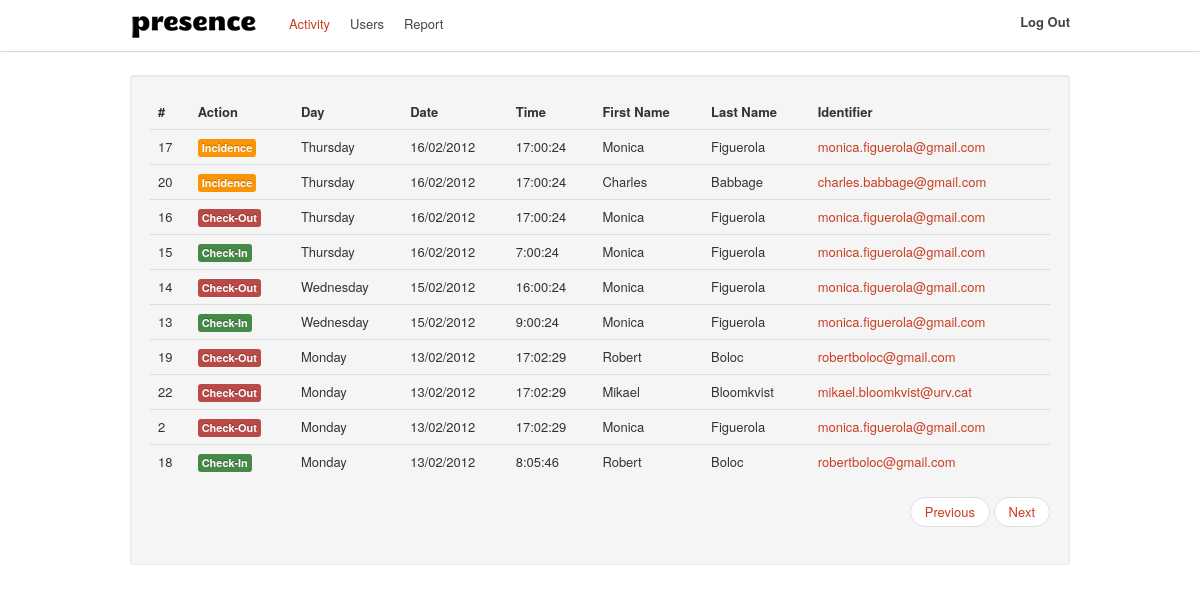
/admin/activity/ (signed in), run on the app's committed database.
### tables this page shows
CREATE TABLE IF NOT EXISTS `presence_activity` (
  `id` int(11) NOT NULL AUTO_INCREMENT,
  `userid` varchar(250) NOT NULL,
  `action` varchar(50) NOT NULL,
  `timestamp` int(15) NOT NULL,
  `computed` tinyint(1) NOT NULL DEFAULT '0',
  PRIMARY KEY (`id`)
);

CREATE TABLE IF NOT EXISTS `presence_users` (
  `id` int(11) NOT NULL AUTO_INCREMENT,
  `identifier` varchar(150) NOT NULL,
  `password` varchar(50) NOT NULL,
  `role` varchar(20) NOT NULL,
  `firstname` varchar(200) NOT NULL,
  `lastname` varchar(300) NOT NULL,
  `position` varchar(200) NOT NULL,
  `UUID` varchar(36) NOT NULL,
  `mac` char(17) NOT NULL,
  PRIMARY KEY (`id`)
);

### app/controller.class.php (called while the page is built)
<?php
class Controller {
    protected function check_role($role) {
        return (!empty($_SESSION['role']) && $_SESSION['role'] == $role);
    }
}

### public/index.php (called while the page is built, shortened)
<?php
require_once (ROOT . '/config/config.php');
$url = isset($_GET['url']) ? $_GET['url'] : null;
$role = isset($_SESSION['role']) ? $_SESSION['role'] : null;
if ($url == null && $role == null) {
    $controller = "AuthController";
    $action = "asklogin";
    $url_params = array();
} else if ($url == null && isset($role)) {
    $controller = ucfirst($role) . 'Controller';
    $action = 'activity';
    $url_params = array();
} else {
    $url_params = explode('/', $url);
    $controller = ucfirst(array_shift($url_params));
    $action = $url_params[0] == null ? 'activity' : array_shift($url_params);
}
isset($url_params[1])
    ? $extra_action = $url_params[1]
    : $extra_action = null;
$extra_params = $_POST;
new $controller($action, array_merge($url_params, $extra_params), $extra_action);

### config/config.php (called while the page is built, shortened)
<?php
$CONFIG = new stdClass();
$CONFIG->wwwroot = 'https://localhost/presence-manager';
$CONFIG->dbhost = 'localhost';
$CONFIG->dbname = 'presence';
$CONFIG->dbuser = 'root';
$CONFIG->dbpassword = 'doremi';

### lang/en.php (called while the page is built, shortened)
<?php
$STRINGS = null;
$STRINGS['brand'] = 'Presence';
$STRINGS['login'] = 'Login';
$STRINGS['help'] = 'Help';
$STRINGS['activity'] = 'Activity';
$STRINGS['users'] = 'Users';
$STRINGS['report'] = 'Report';
$STRINGS['user'] = 'User';
$STRINGS['logout'] = 'Log Out';
$STRINGS['home'] = 'Home';
$STRINGS['404'] = '404';
$STRINGS['details'] = 'Details';
$STRINGS['summary'] = 'Summary';
$STRINGS['account'] = 'Account';
$STRINGS['starttime'] = 'Start Time';
$STRINGS['startdate'] = 'Start Date';
$STRINGS['endtime'] = 'End Time';
$STRINGS['enddate'] = 'End Date';
$STRINGS['action'] = 'Action';
$STRINGS['time'] = 'Time';
$STRINGS['date'] = 'Date';
$STRINGS['firstname'] = 'First Name';
$STRINGS['lastname'] = 'Last Name';
$STRINGS['issued'] = 'Issued';
$STRINGS['period'] = 'Period';
$STRINGS['intervals'] = 'Intervals';
$STRINGS['interval'] = 'Interval';
$STRINGS['incidences'] = 'Incidences';
$STRINGS['total'] = 'Total';
$STRINGS['password'] = 'Password';
$STRINGS['position'] = 'Position';
$STRINGS['role'] = 'Role';
$STRINGS['update'] = 'Update';
$STRINGS['week'] = 'Week';
$STRINGS['month'] = 'Month';
$STRINGS['year'] = 'Year';
$STRINGS['type'] = 'Type';
$STRINGS['message'] = 'Message';
$STRINGS['previous'] = 'Previous';
$STRINGS['next'] = 'Next';
$STRINGS['day'] = 'Day';
$STRINGS['identifier'] = 'Identifier';
$STRINGS['user:update:success'] = 'User details updated successfully!';
$STRINGS['user:update:failed'] = 'User details update falied!';
$STRINGS['user:delete:success'] = 'User deleted successfully!';
$STRINGS['user:delete:failed'] = 'User deleition falied!';
$STRINGS['user:create:success'] = 'The new user has been created!';
$STRINGS['user:create:failed'] = 'Error creating new user!';
$STRINGS['user:create:duplicate'] = 'This user already exists!';
$STRINGS['admin:no:activities'] = 'No more activity!';
$STRINGS['add:user'] = 'Add User';
$STRINGS['create:user'] = 'Create User';
$STRINGS['build:report'] = 'Build Report';
$STRINGS['event:success'] = 'Success!';
$STRINGS['event:error'] = 'Error!';
$STRINGS['event:checkin'] = 'Check-In';
$STRINGS['event:checkout'] = 'Check-Out';
$STRINGS['event:incidence'] = 'Incidence';
$STRINGS['event:noactivity'] = 'No Activity!';
$STRINGS['event:noactivity:message'] = 'No more user activity';

### app/model.class.php (called while the page is built, shortened)
<?php
abstract class Model{
    protected static function table(){
        $prefix = 'presence_';
        $caller = get_called_class();
        $class = lcfirst(substr($caller, 0, -5));
        return $prefix.self::pluralise($class);
    }
    public static function pages(){
        $sql = "SELECT COUNT(*) as count
                FROM ".self::table();
        $total = DB::getRecord($sql,array());
        ($total->count % 10) > 0 ? $rest = 1 : $rest = 0;
        return (int)(($total->count - ($total->count % 10)) / 10) + $rest;
    }
    private static function pluralise($word){
        $exceptions = array();
        $exceptions['activity'] = 'activity';
        empty($exceptions[$word])
            ? $plural = $word.'s'
            : $plural = $exceptions[$word];
        return $plural;
    }
}

### lib/DB.php (called while the page is built, shortened)
<?php
class DB {
    private static $_instance;
    private static function getInstance(){
        if(self::$_instance == null){
            self::$_instance = new $class();
        }
        return self::$_instance;
    }
    public static function setUp($params){
        $db = self::getInstance();
        $db->_connection = new PDO("mysql:host=" . $params->dbhost . ";
                                    dbname=" . $params->dbname,
                                               $params->dbuser,
                                               $params->dbpassword);
    }
    public static function getDB(){
        $db = self::getInstance();
        return $db->_connection;
    }
	static function getRecord($sql, array $params){
        $st = self::getDB()->prepare($sql);
		$st->execute($params);
		return $st->fetch(PDO::FETCH_OBJ);
	}
	static function getAllRecords($sql, array $params = null){
		$st = self::getDB()->prepare($sql);
        $st->execute($params);
        return $st->fetchAll(PDO::FETCH_OBJ);
	}
}

### app/models/ActivityModel.php (called while the page is built, shortened)
<?php
class ActivityModel extends Model {
    public static function find_page($page) {
        $limit = 10;
		$sql = "SELECT pa.id, pa.userid, pa.action, pa.timestamp, pu.firstname, pu.lastname, pu.identifier
				FROM " . self::table() . " pa
				JOIN presence_users pu ON pa.userid = pu.id
				ORDER BY pa.timestamp DESC
                LIMIT ".$limit." OFFSET ".($limit*$page);
		return DB::getAllRecords($sql);
    }
}

### app/helpers/BootstrapHelper.php (called while the page is built, shortened)
<?php
class BootstrapHelper extends Helper{
    static function get_label_for_action($action){
       switch ($action) {
            case 'checkin': return 'label-success';
            case 'checkout': return 'label-important';
            case 'incidence': return 'label-warning';
		}
    }
}

### app/views/admin/AdminActivityView.php (the view, shortened to what this page needs)
<?php
class AdminActivityView extends View {
    private $_entries;
    private $_page;
    public function __construct($entries, $page = 0, $alert = null) {
        $this->_entries = $entries;
        $this->_page = $page;
    }
    public function menu() {
        return MenuHelper::admin_base_menu('activity');
    }
    public function content() {
        global $CONFIG, $STRINGS;
        $this->_page + 1 < ActivityModel::pages()
                ? $next = true
                : $next = false;
        $activity_table_content = '';
        foreach ($this->_entries as $entry) {
            $activity_table_content .=
            '<tr>
                <td>' . $entry->id . '</td>
                <td><span class="label ' . BootstrapHelper::get_label_for_action($entry->action). '">' . BootstrapHelper::get_event_description($entry->action) . '</span></td>
                <td>'.date('l', $entry->timestamp).'</td>
                <td>' . date('d/m/Y', $entry->timestamp) . '</td>
                <td>' . date('G:i:s', $entry->timestamp) . '</td>
                <td>' . utf8_encode($entry->firstname).'</td>
                <td>'.utf8_encode($entry->lastname) . '</td>
                <td><a href="'.$CONFIG->wwwroot.'/admin/users/'.$entry->userid.'/details">'.$entry->identifier.'</a></td>
            </tr>
            ';
        }
        return '
        <section id="activity" class="well">
            <table class="table">
                <thead>
                    <tr>
                        <th>#</th>
                        <th>'.$STRINGS['action'].'</th>
                        <th>'.$STRINGS['day'].'</th>
                        <th>'.$STRINGS['date'].'</th>
                        <th>'.$STRINGS['time'].'</th>
                        <th>'.$STRINGS['firstname'].'</th>
                        <th>'.$STRINGS['lastname'].'</th>
                        <th>'.$STRINGS['identifier'].'</th>
                    </tr>
                </thead>
                <tbody>' . $activity_table_content . '
                </tbody>
            </table>
            '.MenuHelper::get_pagination_links($CONFIG->wwwroot.'/admin/activity/',$this->_page, $next).'
            <div class="container"></div>
        </section>';
    }
}

### app/controllers/AdminController.php (shortened to what this page needs)
<?php
class AdminController extends Controller {
    public function __construct($action, $params, $extra_action = null) {
        global $CONFIG;
        isset($extra_action) ? $action = $action . '_' . $extra_action : null;
        if ($this->check_role('admin') && method_exists($this, $action)) {
            $this->$action($params);
        } else {
            RoutingHelper::redirect($CONFIG->wwwroot . '/error/notfound');
        }
    }
    public function activity($params) {
        $page = isset($params[0]) ? $params[0] : 0;
        new AdminActivityView(ActivityModel::find_page($page), $page);
    }
}

### app/view.class.php (shortened to what this page needs)
<?php
abstract class View {
    private $_title;
    protected $_alert;
    public function __destruct() {
        $this->render();
    }
    private function render() {
        global $CONFIG, $STRINGS;
        echo '<!DOCTYPE html>
              <html lang="en">
                <head>
                <meta charset="utf-8">
                  <title>' . $this->_title . ' | ' . $STRINGS['brand'] . '</title>
                    <link rel="stylesheet" href="' . $CONFIG->wwwroot . '/public/css/bootstrap.min.css" type="text/css">
                    <link rel="stylesheet" href="' . $CONFIG->wwwroot . '/public/css/presence.css" type="text/css">
                    <link rel="stylesheet" href="' . $CONFIG->wwwroot . '/public/css/datepicker.css" type="text/css">
                    <link rel="shortcut icon" href="' . $CONFIG->wwwroot . '/public/img/favicon.ico">
                    <script type="text/javascript" src="' . $CONFIG->wwwroot . '/public/js/jquery-1.7.1.min.js"></script>
                    <script type="text/javascript" src="' . $CONFIG->wwwroot . '/public/js/bootstrap-alert.js"></script>
                    <script type="text/javascript" src="' . $CONFIG->wwwroot . '/public/js/bootstrap-datepicker.js"></script>
                </head>
                <body>
                  <div class="navbar navbar-fixed-top">
                    <div class="navbar-inner">
                      <div class="container">
                        <a class="brand" href="'.$CONFIG->wwwroot.'">
							<img src="' . $CONFIG->wwwroot . '/public/img/presence.png" >
							</a>
                          <div class="nav-collapse">
                            '.$this->menu().'
                          </div>
                       </div>
                    </div>
                  </div>
                    <div class="container">
                      '.$this->_alert.'
					  '.$this->content().'
                    </div>
                </body>
              </html>';
    }
    protected function title($title) {
        $this->_title = $title;
    }
}

### app/helpers/MenuHelper.php (shortened to what this page needs)
<?php
class MenuHelper extends Helper {
    static public function admin_base_menu($active) {
        global $CONFIG, $STRINGS;
        $activity = $users = $report = null;
        return
            '<ul class="nav">
                <li ' . $activity . '><a href="' . $CONFIG->wwwroot . '/admin/activity">' . $STRINGS['activity'] . '</a></li>
                <li ' . $users . ' ><a href="' . $CONFIG->wwwroot . '/admin/users">' . $STRINGS['users'] . '</a></li>
                <li ' . $report . ' ><a href="' . $CONFIG->wwwroot . '/admin/report">' . $STRINGS['report'] . '</a></li>
            </ul>' . MenuHelper::get_logout_option();
    }
    static public function get_pagination_links($url, $page, $next = true){
        global $STRINGS;
        ($page == 0)
            ? $previous = ''
            : $previous = '<li><a href="'.$url.( $page==1 ? '': $page-1).'">'.$STRINGS['previous'].'</a></li>';
        ($next)
            ? $next = '<li><a href="'.$url.($page+1).'">'.$STRINGS['next'].'</a></li>'
            : $next = '';
        return
            '<ul class="pager pull-right">
                '.$previous.'
                '.$next.'
             </ul>';
    }
    static private function get_logout_option(){
        global $CONFIG, $STRINGS;
        return
            '<ul class="nav pull-right no-hover-a">
                <p class="logout pull-right"><a href="' . $CONFIG->wwwroot . '/auth/logout"><b>' . $STRINGS['logout'] . '</b></a></p>
             </ul>';
    }
}

### public/css/presence.css (style rules this page uses)
html { overflow-y:scroll; }
html a { color: #C83E22 !important; }
body { padding-top:75px; }
.navbar-inner { background: #FFFFFF; box-shadow: 0 0 2px #888 !important; }
.navbar a { color: #444 !important; text-shadow: none !important; }
.active a { background: #FFFFFF !important; color: #C83E22 !important; }
.nav { margin-top: 5px !important; }
.brand { margin-top: 2px !important; margin-bottom: -6px !important; }
.logout { padding-top: 8px; }

### data on the page
presence_activity: id "17", action "Incidence", timestamp "Thursday", timestamp "16/02/2012", timestamp "17:00:24", userid.firstname "Monica", userid.lastname "Figuerola", userid.identifier "monica.figuerola@gmail.com"
presence_activity: id "20", action "Incidence", timestamp "Thursday", timestamp "16/02/2012", timestamp "17:00:24", userid.firstname "Charles", userid.lastname "Babbage", userid.identifier "charles.babbage@gmail.com"
presence_activity: id "16", action "Check-Out", timestamp "Thursday", timestamp "16/02/2012", timestamp "17:00:24", userid.firstname "Monica", userid.lastname "Figuerola", userid.identifier "monica.figuerola@gmail.com"
presence_activity: id "15", action "Check-In", timestamp "Thursday", timestamp "16/02/2012", timestamp "7:00:24", userid.firstname "Monica", userid.lastname "Figuerola", userid.identifier "monica.figuerola@gmail.com"
presence_activity: id "14", action "Check-Out", timestamp "Wednesday", timestamp "15/02/2012", timestamp "16:00:24", userid.firstname "Monica", userid.lastname "Figuerola", userid.identifier "monica.figuerola@gmail.com"
presence_activity: id "13", action "Check-In", timestamp "Wednesday", timestamp "15/02/2012", timestamp "9:00:24", userid.firstname "Monica", userid.lastname "Figuerola", userid.identifier "monica.figuerola@gmail.com"
presence_activity: id "19", action "Check-Out", timestamp "Monday", timestamp "13/02/2012", timestamp "17:02:29", userid.firstname "Robert", userid.lastname "Boloc", userid.identifier "robertboloc@gmail.com"
presence_activity: id "22", action "Check-Out", timestamp "Monday", timestamp "13/02/2012", timestamp "17:02:29", userid.firstname "Mikael", userid.lastname "Bloomkvist", userid.identifier "mikael.bloomkvist@urv.cat"
presence_activity: id "2", action "Check-Out", timestamp "Monday", timestamp "13/02/2012", timestamp "17:02:29", userid.firstname "Monica", userid.lastname "Figuerola", userid.identifier "monica.figuerola@gmail.com"
presence_activity: id "18", action "Check-In", timestamp "Monday", timestamp "13/02/2012", timestamp "8:05:46", userid.firstname "Robert", userid.lastname "Boloc", userid.identifier "robertboloc@gmail.com"

### other printed values
$STRINGS['activity'] "Activity"
$STRINGS['users'] "Users"
$STRINGS['report'] "Report"
$STRINGS['logout'] "Log Out"
$STRINGS['action'] "Action"
$STRINGS['day'] "Day"
$STRINGS['date'] "Date"
$STRINGS['time'] "Time"
$STRINGS['firstname'] "First Name"
$STRINGS['lastname'] "Last Name"
$STRINGS['identifier'] "Identifier"
$STRINGS['previous'] "Previous"
$STRINGS['next'] "Next"
